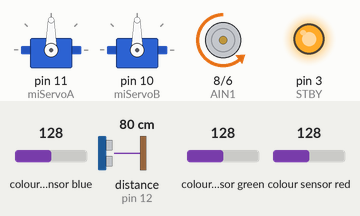
Bench run of a sketch on a simulated Arduino Mega 2560, built with avr-gcc and run on an emulated ATmega2560. On the bench: 2 × servo, direction and speed pins drawn as motors (green arrow = direction pin HIGH = forward, orange = LOW = backward, longer = more drive, stopped while the standby pin is LOW), output pins drawn as LEDs (lit = HIGH). Wiring (inferred from the names in the program): ultrasonic range finder: trigger pin 13; echo pin 12; TCS3200 colour sensor: output pin 46; S2 pin 42; S3 pin 44; S0 pin 38; S1 pin 40. Dashed ring = blinking. The inputs (shaded band) are chosen by the test bench; at power-on: distance to the obstacle (sensor on pin 12) 80 cm, colour sensor green 128, colour sensor blue 128, colour sensor red 128. The echo pulse lasts 58.3 µs per cm; pins used as bus, display or sensor lines are not drawn; what the sketch prints to the serial monitor is not drawn.

Above: at 1.2 s.
1.3 s: distance to the obstacle (sensor on pin 12) set to 2 cm
At 1.7 s:
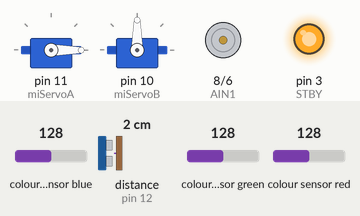
At 4.16 s:
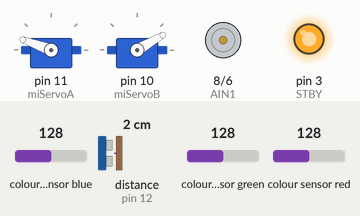
4.3 s: colour sensor green set to 250
7.3 s: distance to the obstacle (sensor on pin 12) set to 4 cm
10.3 s: colour sensor green set to 5
At 13.09 s:
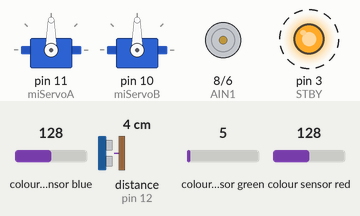
Timing chart, 0 to 14.3 s (numbered marks = the images above; inputs shaded):
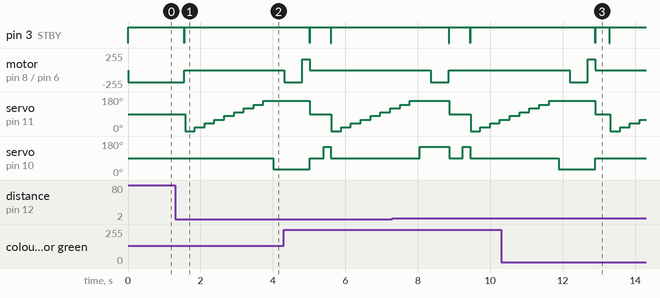

The sketch:

Fase5_c_digo_carro_sensor_color.ino
```cpp
int PWMA =6;      // Velocidad motores derecha
int AIN1 =8;     // Dirección motores derecha
int STBY =3;      // Stand-by del puente
int VELOCIDAD =180;   // Velocidad de ensayo (0-255)
#include <Servo.h> // encargada de la abstracción de la Modulación por ancho de pulsos.
Servo miServoA; // Objeto encargado de administrar todas las órdenes a través de él
Servo miServoB; //Mueve al motor ultrasónico
//Servo panServo;// pin 10
//Servo dirServo; //pin 11
int TRIG_PIN = 13;     // Pin que envía el pulso
int ECHO_PIN = 12;     // Pin que recibe el eco
long TIMEOUT_US = 30000UL; // 30 ms → ~5 m
/* Ángulos de barrido del sensor (0 170°) */
const int MIN_PAN = 0;
const int MAX_PAN = 170;
const int STEP_PAN = 20;
/* ---------- Constantes de control ---------- */
int SPEED_FWD  = 190;   // 0 255
const int SPEED_REV  = 160;   // retroceso lento
const unsigned int SAFE_DIST = 30;   // cm
const unsigned long SCAN_DELAY = 120;  // milisegundos entre mediciones
/* Ángulos de dirección (ajusta a tu mecánica) */
const int CENTER_DIR = 90;
const int LEFT_DIR   = 150;
const int RIGHT_DIR  = 30;
// Define color sensor pins
const int  s0= 38;
const int  s1= 40;
const int  s2= 42;
const int  s3= 44;
const int  out= 46;

// Variables for Color Pulse Width Measurements
int rojo = 0;
int verde = 0;
int azul = 0;


void setup() {
    Serial.begin(9600);
  pinMode(s0,OUTPUT);
  pinMode(s1,OUTPUT);
  pinMode(s2,OUTPUT);
  pinMode(s3,OUTPUT);
  pinMode(out,INPUT);
  digitalWrite(s0,HIGH);
  digitalWrite(s1,HIGH);

   miServoA.attach(11); // Pin 10 o Pin 11.
   miServoB.attach(10); // Mueve al motor ultrasónico
   Serial.begin(9600);
   pinMode(PWMA, OUTPUT);
   pinMode(AIN1, OUTPUT);
   pinMode(STBY, OUTPUT);
   digitalWrite(STBY, HIGH);  // Activa el TB6612
   miServoA.write(90);
   miServoB.write(90);
   Serial.println("===== Test de motores iniciado =====");
   pinMode(TRIG_PIN, OUTPUT);
   pinMode(ECHO_PIN, INPUT);
   digitalWrite(TRIG_PIN, LOW);          // Asegura nivel bajo inicial
   Serial.println("HC-SR04 listo…");
}

void loop() {
  /* 1. Avance normal */
  miServoB.write(90);
  atrasMD(SPEED_FWD);
  miServoA.write(90); // mirada frontal
  unsigned int d = readDistance();
    if (d < SAFE_DIST) {
    /* 2. Obstáculo detectado */
    detener();
    Serial.print(F("Obstáculo a "));
    Serial.print(d);
    Serial.println(F(" cm → Escanear..."));

        /* 3. Barrido panorámico */
    int bestAngle = scanBestAngle();
    Serial.print(F("Mejor ángulo: "));
    Serial.println(bestAngle);

        /* 4. Toma de decisión */
    if (bestAngle < 70) {                 // zona izquierda
      Serial.println(F("Giro a la derecha"));
      miServoB.write(RIGHT_DIR);
      delay(300);
      atrasMD(SPEED_FWD);
      delay(500);
    }
       if (bestAngle > 110) {                 // zona derecha
      Serial.println(F("Giro a la izquierda"));
      miServoB.write(LEFT_DIR);
      delay(300);
      atrasMD(SPEED_FWD);
      delay(500);
    }
        else {
      /* No hay salida clara: retroceder */
      Serial.println(F("Sin salida → Retroceso"));
      adelanteMD(SPEED_REV);
      delay(200); //originalmente estaba a 500
    }

    /* 5. Reajustar */
    detener();
    centerAll();
  }

  delay(50); // bucle suave
  color();
  Serial.print("   ");
  Serial.print(rojo, DEC);
  Serial.print("   ");
  Serial.print(verde, DEC);
  Serial.print("   ");
  Serial.print(azul, DEC);

  if (rojo < azul && verde > azul && rojo < 35) //35  --88
  {
   Serial.println("   Rojo");
  }
  else if (azul < rojo && azul < verde && verde < rojo)
  {
   Serial.println("   Azul");
  }

  else if (rojo > verde && azul > verde )
  {
   Serial.println("   Verde");
  }
  else{
  Serial.println("  ");
  }
  delay(300);

// Read Red Pulse Width
  rojo = getrojo();
  // Delay to stabilize sensor
  delay(10);

  // Read Green Pulse Width
  verde = getverde();
  // Delay to stabilize sensor
  delay(10);

  // Read Blue Pulse Width
  azul = getazul();
  // Delay to stabilize sensor
  delay(10);

  if (rojo < verde && rojo < azul) {
    Serial.println("Color detected: Red");
    miServoB.write(RIGHT_DIR);
  delay (200);
  } else if (verde < rojo && verde < azul) {
   miServoB.write(LEFT_DIR);
  delay (200);
    Serial.println("Color detected: Green");
  } else {
    Serial.println("Color detected is not Red or Green");
  }

    }

   void color()
{
  digitalWrite(s2, LOW);
  digitalWrite(s3, LOW);
  rojo = pulseIn(out, digitalRead(out) == HIGH ? LOW : HIGH);
  digitalWrite(s3, HIGH);
  azul = pulseIn(out, digitalRead(out) == HIGH ? LOW : HIGH);
  digitalWrite(s2, HIGH);
  verde = pulseIn(out, digitalRead(out) == HIGH ? LOW : HIGH);
}


// Función  de control Adelante motores del lado izquierdo
void adelanteMD(int VELOCIDAD)
{
 analogWrite(PWMA, VELOCIDAD);
 digitalWrite(AIN1, HIGH);
}
// Función de control  Atras motores del lado izquierdo
void atrasMD(int SPEED_FWD)
{
 analogWrite(PWMA, VELOCIDAD);
 digitalWrite(AIN1, LOW);
}

void detener() {
  analogWrite(PWMA, 0);
  digitalWrite(STBY, LOW);      // Desactiva brevemente el puente
  delay(10);
  digitalWrite(STBY, HIGH);
  Serial.println(F("Motores detenidos"));
}


// Function to read Red Pulse Widths
int getrojo() {
  // Set sensor to read Red only
  digitalWrite(s2,LOW);
  digitalWrite(s3,LOW);
  // Define integer to represent Pulse Width
  int PW;
  // Read the output Pulse Width
  PW = pulseIn(out, LOW);
  // Return the value
  return PW;
}

// Function to read Green Pulse Widths
int getverde() {
  // Set sensor to read Green only
  digitalWrite(s2,HIGH);
  digitalWrite(s3,HIGH);
  // Define integer to represent Pulse Width
  int PW;
  // Read the output Pulse Width
  PW = pulseIn(out, LOW);
  // Return the value
  return PW;
}

// Function to read Blue Pulse Widths
int getazul() {
  // Set sensor to read Blue only
  digitalWrite(s2,LOW);
  digitalWrite(s3,HIGH);
  // Define integer to represent Pulse Width
  int PW;
  // Read the output Pulse Width
  PW = pulseIn(out, LOW);
  // Return the value
  return PW;
}
float medirDistanciaCm(int trigPin, int echoPin) {
  /* 1. Pulso de disparo: 10 µs en alto */
  digitalWrite(trigPin, LOW);
  delayMicroseconds(2);
  digitalWrite(trigPin, HIGH);
  delayMicroseconds(10);
  digitalWrite(trigPin, LOW);
  /* 2. Duración del eco con control de tiempo máximo */
  long dur = pulseIn(echoPin, HIGH, TIMEOUT_US);
  if (dur == 0) return -1.0;            // Sin eco → error/rango excedido
  /* 3. Conversión a cm (velocidad del sonido ~343 m/s a 20 °C) */
  float distancia = dur / 58.0;         // 58 µs ≈ 1 cm
  /* 4. Verificación de límites prácticos */
  if (distancia < 2 || distancia > 400) return -1.0;
  return distancia;
}

/* ---------- Lectura de distancia ---------- */
unsigned int readDistance() {
  digitalWrite(TRIG_PIN, LOW);
  delayMicroseconds(2);
  digitalWrite(TRIG_PIN, HIGH);
  delayMicroseconds(10);
  digitalWrite(TRIG_PIN, LOW);

  unsigned long duration = pulseIn(ECHO_PIN, HIGH, 30000UL); // 30 ms ⇒ ~5 m
  if (duration == 0) return 500; // fuera de rango

  return duration / 58; // μs → cm
}


int scanBestAngle() {
  unsigned int bestDist = 0;
  int bestAngle = 90;

  for (int angle = MIN_PAN; angle <= MAX_PAN; angle += STEP_PAN) {
    miServoA.write(angle);
    delay(150); // tiempo para que el servo llegue y el eco se estabilice
    unsigned int d = readDistance();
    if (d > bestDist) {
      bestDist = d;
      bestAngle = angle;
    }
    delay(SCAN_DELAY);
  }
  return bestAngle; // devuelve el ángulo con más espacio
}
/* ---------- Funciones auxiliares ---------- */
void centerAll() {
  miServoA.write(90);
  miServoB.write(CENTER_DIR);
}
```

Measured:
- after the input at 1.3 s, pin 3 (STBY): HIGH → LOW after 0.25 s, → HIGH 0.01 s later; motor on pin 8 (AIN1) / pin 6 (PWMA): backward 180/255 → stopped after 0.25 s
- after the input at 10.3 s, servo on pin 10 (miServoB): goes on until 12.9 s, then stays 90°
